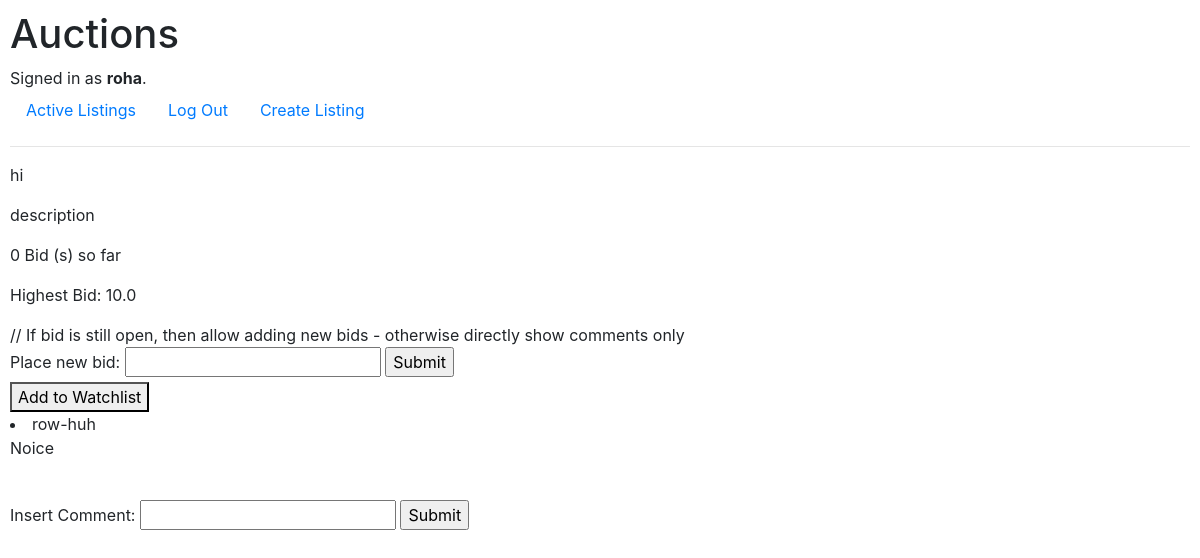
Page /listing-page/2 (signed in) on the committed database.
### auctions/models.py (models this page shows)
class User(AbstractUser):
    pass

class AuctionListings(models.Model):
    publisher_id = models.ForeignKey(User, on_delete=models.CASCADE, related_name="Auction_Publisher")
    title = models.CharField(max_length=64, default='')
    description = models.TextField(default='')
    starting_bid = models.FloatField(default=0)
    url = models.URLField(max_length=200, null=True)
    is_closed = models.BooleanField(default=False)
    closing_bid = models.ForeignKey("Bids", null=True, on_delete=models.SET_NULL, default=None)
    winning_user = models.ForeignKey(User, null=True, on_delete=models.CASCADE, default=None, related_name="Auction_Winner")

class Comments(models.Model):
    listing = models.ForeignKey(AuctionListings, on_delete=models.CASCADE)
    user = models.ForeignKey(User, on_delete=models.CASCADE)
    content = models.CharField(max_length=64)

### auctions/views.py (the view, shortened to what this page needs)
# urls.py: path("listing-page", views.listing_page, name="listing-page"),
def listing_page(request, listing_id):
    if request.method == "GET":
        listing = AuctionListings.objects.get(id=listing_id)
        print("Fetched Listing: ", listing)
        total_bids = len(Bids.objects.filter(listing_id=listing.id))
        print("Fetched total_bids: ", total_bids)
        max_bid = Bids.objects.filter(listing_id=listing_id).aggregate(Max('bid'))['bid__max']
        if (not max_bid):
            max_bid = AuctionListings.objects.get(id=listing.id).starting_bid
            print(max_bid)
        in_watchlist = WatchList.objects.filter(user=request.user, listing=listing_id).exists()
        comments = Comments.objects.filter(listing=listing)
        is_owner = True if listing.publisher_id == request.user else False
        print(comments)
        return render(request, "auctions/listing.html",
                      {'listing': listing, 'total_bids': total_bids, 'max_bid' : max_bid, 'in_watchlist': in_watchlist, 'comments': comments, 'is_owner': is_owner,
                       'is_closed': listing.is_closed,
                       'closing_bid': listing.closing_bid})

### auctions/templates/auctions/listing.html (shortened to what this page needs)
{% extends "auctions/layout.html" %}
{% block body %}
    <p>{{ listing.title }}</p>
    <p>{{ listing.description }}</p>
    <p>{{ total_bids }} Bid (s) so far</p>
    <p>Highest Bid: {{ max_bid }}</p>
    // If bid is still open, then allow adding new bids - otherwise directly show comments only
    {% if not is_closed %}
        <form action="{% url 'listing-page' listing.id %}" method="POST">
            <label>Place new bid:</label>
            <input name="new_bid" type="number" placeholder="{{ listing.bid }}" />
            <input type="submit" value="Submit" />
        </form>
        <form action="{% url 'add-to-watchlist' listing.id %}" method="POST">
            <button type="submit">
                {% if in_watchlist %}
                    Remove From Watchlist
                {% else %}
                    Add to Watchlist
                {% endif %}
            </button>
        </form>
    {% endif %}
    {% block comment_Section %}
        {% if comments %}
            {% for comment in comments %}
                <li>{{ comment.user.username }}</li>
                <p>{{ comment.content }}</p>
                <br/>
            {% endfor %}
        {% endif %}
        <form action="{% url 'add-comment' %}" method="POST">
            <label>Insert Comment: </label>
            <input name='comment-content' id='comment-content' type=text></input>
            <input type='submit'></input>
        </form>
    {% endblock %}
{% endblock body %}

### auctions/templates/auctions/layout.html (shortened to what this page needs)
{% load static %}
<!DOCTYPE html>
<html lang="en">
    <head>
        <link rel="stylesheet" href="https://stackpath.bootstrapcdn.com/bootstrap/4.4.1/css/bootstrap.min.css">
        <link href="{% static 'auctions/styles.css' %}" rel="stylesheet">
    </head>
    <body>
        <h1>Auctions</h1>
        <div>
            {% if user.is_authenticated %}
                Signed in as <strong>{{ user.username }}</strong>.
            {% else %}
                Not signed in.
            {% endif %}
        </div>
        <ul class="nav">
            <li class="nav-item">
                <a class="nav-link" href="{% url 'index' %}">Active Listings</a>
            </li>
            {% if user.is_authenticated %}
                <li class="nav-item">
                    <a class="nav-link" href="{% url 'logout' %}">Log Out</a>
                </li>
                <li class="nav-item">
                    <a class="nav-link" href="{% url 'create-listing' %}">Create Listing</a>
                </li>
            {% endif %}
        </ul>
        <hr>
        {% block body %}
        {% endblock %}
    </body>
</html>

### auctions/static/auctions/styles.css (style rules this page uses)
body { padding: 10px; }

### rows in the picture
User: username "roha"
AuctionListings: title "hi", description "description", starting_bid "10.0"
Comments: user.username "row-huh", content "Noice"

### other values in the picture
{{ total_bids }} "0"
